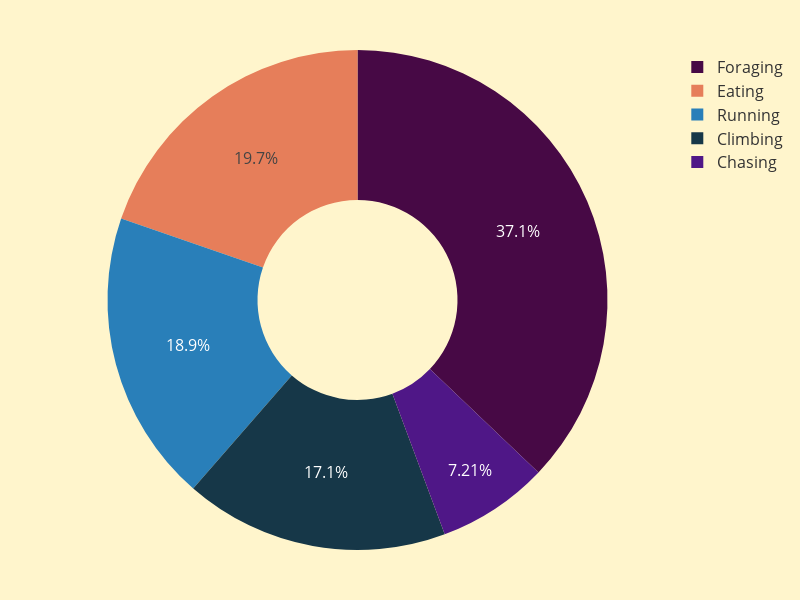
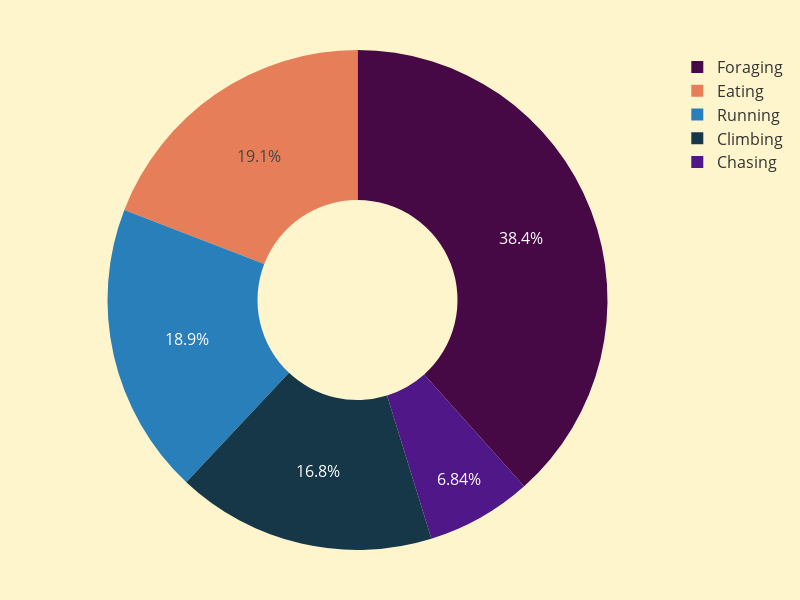
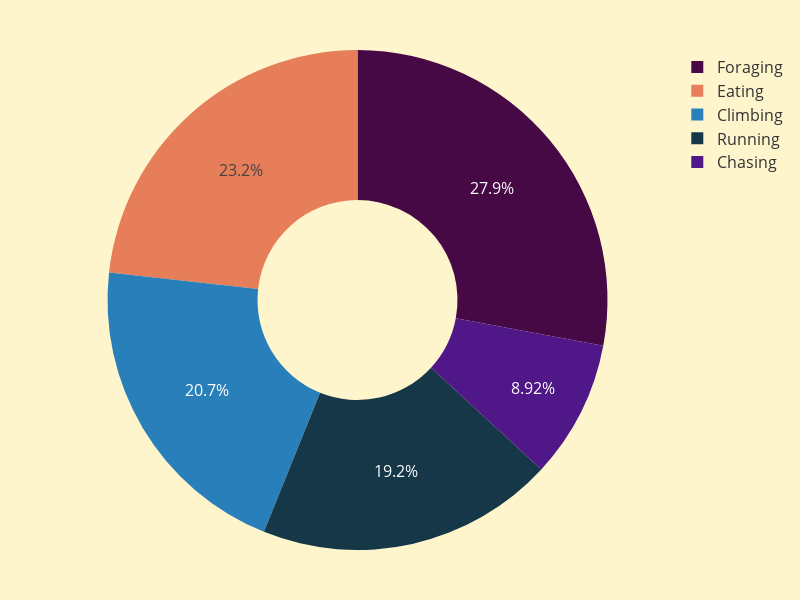
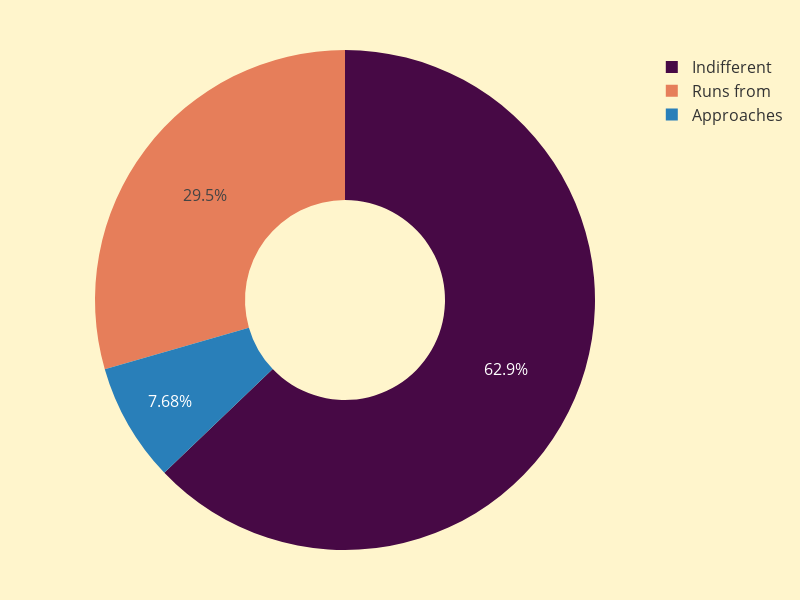

The notebook cell saved with these charts, in order:
### Code cell
activities = ['Running', 'Chasing', 'Climbing', 'Eating', 'Foraging']
calls = ['Kuks', 'Quaas', 'Moans']
tail = ['Tail flags', 'Tail twitches']
human  = ['Approaches', 'Indifferent', 'Runs from']

create_single_activity_pie_chart(rbt_squirrel[rbt_squirrel['Age'] != '?'], activities, sort_by='ascending')
create_single_activity_pie_chart(rbt_squirrel[rbt_squirrel['Age'] == 'Adult'], activities, sort_by='ascending')
create_single_activity_pie_chart(rbt_squirrel[rbt_squirrel['Age'] == 'Juvenile'], activities, sort_by='ascending')

create_single_activity_pie_chart(rbt_squirrel[rbt_squirrel['Age'] != '?'], human, sort_by='ascending')
# create_activity_pie_chart(rbt_squirrel, calls)
# create_activity_pie_chart(rbt_squirrel, tail)
# create_activity_pie_chart(rbt_squirrel, human)

### Figure 1 — Plotly figure (JSON) as saved in the notebook; plotly's stock layout.template omitted (floating-point values rounded to 4 significant figures)
{"data": [{"domain": {"x": [0, 1], "y": [0, 1]}, "hole": 0.4, "hovertemplate": "Activity=%{label}<br>Count=%{value}<extra></extra>", "labels": ["Chasing", "Climbing", "Running", "Eating", "Foraging"], "legendgroup": "", "name": "", "showlegend": true, "type": "pie", "values": [279, 661, 730, 763, 1436]}], "layout": {"font": {"size": 16}, "height": 600, "legend": {"tracegroupgap": 0}, "margin": {"b": 50, "l": 50, "r": 50, "t": 50}, "showlegend": true, "width": 800}}

### Figure 2 — Plotly figure (JSON) as saved in the notebook; plotly's stock layout.template omitted (floating-point values rounded to 4 significant figures)
{"data": [{"domain": {"x": [0, 1], "y": [0, 1]}, "hole": 0.4, "hovertemplate": "Activity=%{label}<br>Count=%{value}<extra></extra>", "labels": ["Chasing", "Climbing", "Running", "Eating", "Foraging"], "legendgroup": "", "name": "", "showlegend": true, "type": "pie", "values": [227, 557, 626, 635, 1274]}], "layout": {"font": {"size": 16}, "height": 600, "legend": {"tracegroupgap": 0}, "margin": {"b": 50, "l": 50, "r": 50, "t": 50}, "showlegend": true, "width": 800}}

### Figure 3 — Plotly figure (JSON) as saved in the notebook; plotly's stock layout.template omitted (floating-point values rounded to 4 significant figures)
{"data": [{"domain": {"x": [0, 1], "y": [0, 1]}, "hole": 0.4, "hovertemplate": "Activity=%{label}<br>Count=%{value}<extra></extra>", "labels": ["Chasing", "Running", "Climbing", "Eating", "Foraging"], "legendgroup": "", "name": "", "showlegend": true, "type": "pie", "values": [38, 82, 88, 99, 119]}], "layout": {"font": {"size": 16}, "height": 600, "legend": {"tracegroupgap": 0}, "margin": {"b": 50, "l": 50, "r": 50, "t": 50}, "showlegend": true, "width": 800}}

### Figure 4 — Plotly figure (JSON) as saved in the notebook; plotly's stock layout.template omitted (floating-point values rounded to 4 significant figures)
{"data": [{"domain": {"x": [0, 1], "y": [0, 1]}, "hole": 0.4, "hovertemplate": "Activity=%{label}<br>Count=%{value}<extra></extra>", "labels": ["Approaches", "Runs from", "Indifferent"], "legendgroup": "", "name": "", "showlegend": true, "type": "pie", "values": [178, 683, 1457]}], "layout": {"font": {"size": 16}, "height": 600, "legend": {"tracegroupgap": 0}, "margin": {"b": 50, "l": 50, "r": 50, "t": 50}, "showlegend": true, "width": 800}}
